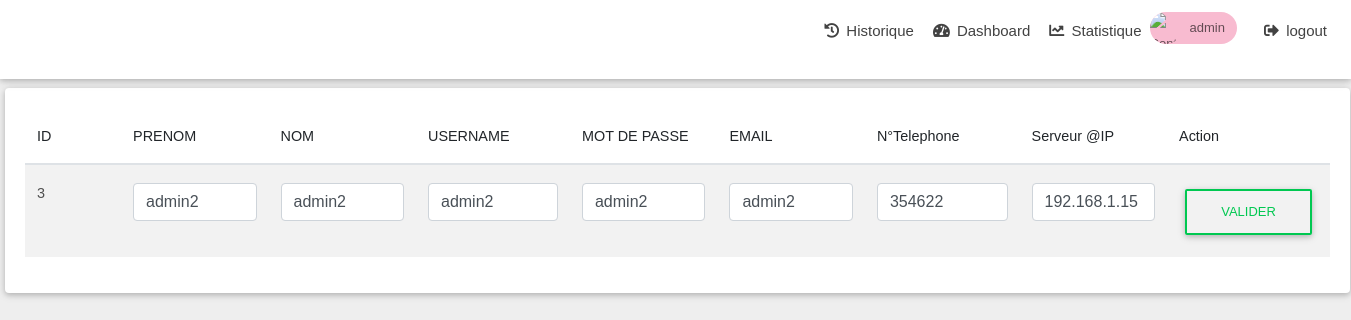
Screenshot of /manage/info.php?ID=3 (signed in) with the database file from the repository.
### tables this page shows
CREATE TABLE `users` (
  `id` int(11) NOT NULL,
  `firstname` varchar(30) NOT NULL,
  `lastname` varchar(30) NOT NULL,
  `username` varchar(30) NOT NULL,
  `password` varchar(30) NOT NULL,
  `email` varchar(30) NOT NULL,
  `numtel` int(10) DEFAULT NULL,
  `serveurIP` varchar(12) DEFAULT NULL,
  `issu` int(1) NOT NULL DEFAULT '0'
);

### manage/info.php (the view, shortened to what this page needs)
        <?php
        $servername = "127.0.0.1";
        $username = "root";
        $password = "";
        $dbname = "syslogng";
        $conn = new mysqli($servername, $username, $password, $dbname);
        $row_name = $_GET['ID'];
        $sql = "SELECT * FROM users where id=$row_name";
        $result = $conn->query($sql);
        $row = $result->fetch_assoc();
        $ID = $row["id"];
        $PRENOM = $row["firstname"];
        $NOM = $row["lastname"];
        $USERNAME = $row["username"];
        $MOTDEPASSE = $row["password"];
        $EMAIL = $row["email"];
        $NTelephone = $row["numtel"];
        $ServeurIp = $row["serveurIP"];
?>
<!DOCTYPE html>
<html lang="en">
<head>
  <link rel="stylesheet" href="https://use.fontawesome.com/releases/v5.8.1/css/all.css">
  <link rel="stylesheet" href="css/bootstrap.min.css">
  <link rel="stylesheet" href="css/mdb.min.css">
  <link rel="stylesheet" type="text/css" href="css/addons/datatables.min.css">
  <link rel="stylesheet" href="css/addons/datatables-select.min.css">
    <link href="../assets/font.css" rel="stylesheet">
</head>
<body class="fixed-sn white-skin">
  <header>
    <nav class="navbar fixed-top navbar-expand-lg scrolling-navbar double-nav">
      <ul class="nav navbar-nav nav-flex-icons ml-auto">
        <li class="nav-item">
          <a class="nav-link waves-effect" href="loguser.php">
           <i class="fas fa-history"></i>
            <span class="clearfix d-none d-sm-inline-block">Historique</span></a>
        </li>
        <li class="nav-item">
          <a class="nav-link waves-effect" href="../dashboard.php">
            <i class="fas fa-tachometer-alt"></i>
            <span class="clearfix d-none d-sm-inline-block">Dashboard</span></a>
        </li>
        <li class="nav-item">
          <a class="nav-link waves-effect" href="../chart.php">
           <i class="fas fa-chart-line"></i>
            <span class="clearfix d-none d-sm-inline-block">Statistique</span></a>
        </li>
        <li class="nav-item">
          <a href="index.php">
        <div class="chip pink lighten-4 waves-effect waves-effect">
          <img src="https://mdbootstrap.com/img/Photos/Avatars/avatar-6.jpg" alt="Contact Person"><?php echo $_SESSION['username']; ?>
            </div></a>
        </li>
                        <li class="nav-item">
          <a class="nav-link waves-effect" href="../logout.php">
        <i class="fas fa-sign-out-alt"></i>
           <span class="clearfix d-none d-sm-inline-block">logout</span></a>
        </li>
      </ul>
    </nav>
  </header>
  <main>
    <div class="container" style="width:1550PX;     margin-left: -102px;
">
      <section>
          <div class="card" style="    width: 1345px;
    margin-left: 11px;">
            <div class="card-body">
              <table id="dt-material" class="table table-striped" cellspacing="0" width="100%">
                <thead>
                  <tr>
                    <th class="th-sm">ID
                    </th>
                    <th class="th-sm">PRENOM
                    </th>
                    <th class="th-sm">NOM
                    </th>
                    <th class="th-sm">USERNAME
                    </th>
                    <th class="th-sm">MOT DE PASSE
                    </th>
                    <th class="th-sm">EMAIL
                    </th>
                    <th class="th-sm">N°Telephone
                    </th>
                    <th class="th-sm">Serveur @IP
                    </th>
                    <th class="th-sm">Action
                    </th>
                  </tr>
                </thead>
                <tbody class="col-md-3">
                <tr>
                    <form action="update.php?ID=<?php echo $ID; ?>" method="POST">
                    <td><?php echo $ID; ?></td>
                    <td><input type="text" class="form-control" name="PRENOM" value="<?php echo $PRENOM; ?>"></td>
                    <td><input type="text" class="form-control" name="NOM" value="<?php echo $NOM; ?>"></td>
                    <td><input type="text" class="form-control" name="USERNAME" value="<?php echo $USERNAME; ?>"></td>
                    <td><input type="text" class="form-control" name="MOTDEPASSE" value="<?php echo $MOTDEPASSE; ?>"></td>
                    <td><input type="text" class="form-control" name="EMAIL" value="<?php echo $EMAIL; ?>"></td>
                    <td><input type="text" class="form-control" name="NTelephone" value="<?php echo $NTelephone; ?>"></td>
<td><input type="text" class="form-control" name="ServeurIp" value="<?php echo $ServeurIp; ?>"></td>
                    <td>
                    <button type="submit" class="btn btn-outline-success waves-effect">valider</button>
                  </td>
                  </tr>
              </tbody>
              </table>
            </div>
          </div>
        </div>
  </main>
</body>
</html>

### manage/info.php (style rules this page uses)
body { font-family: 'Montserrat', sans-serif; }

### rows the page displays
users: id "3", PRENOM "admin2", NOM "admin2", USERNAME "admin2", MOTDEPASSE "admin2", EMAIL "admin2", NTelephone "354622", ServeurIp "192.168.1.15"

### other values shown
$_SESSION['username'] "admin"
